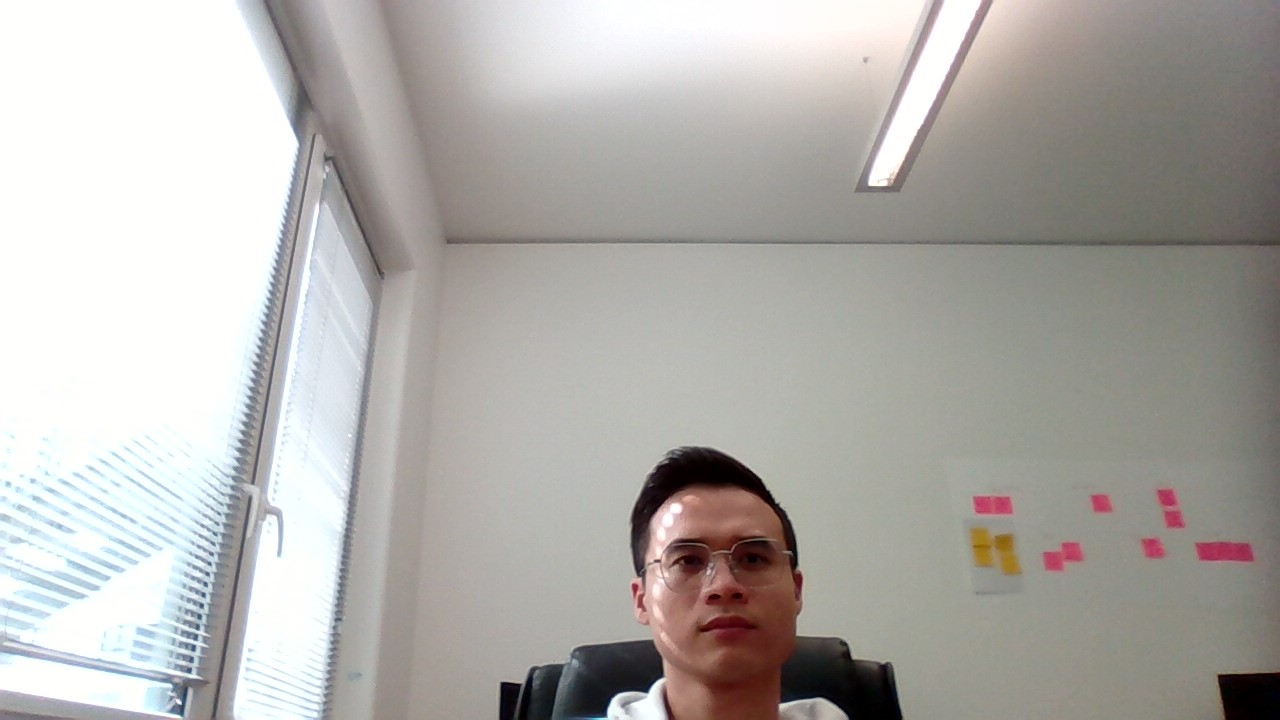
#> input picture ROI_auto_exposure/demo.jpg, 1280 x 720 px
$ python detect_darker_regions.py
#> lines starting #> are read from the running program, lines starting #| are printed output that depends on the picture; after the words box and inside, x2 and y2 are one past the last pixel; in counts of white or black regions, pixels touching at a corner belong together
import cv2
import numpy as np

# Load the image in grayscale
img = cv2.imread('demo.jpg', cv2.IMREAD_GRAYSCALE)
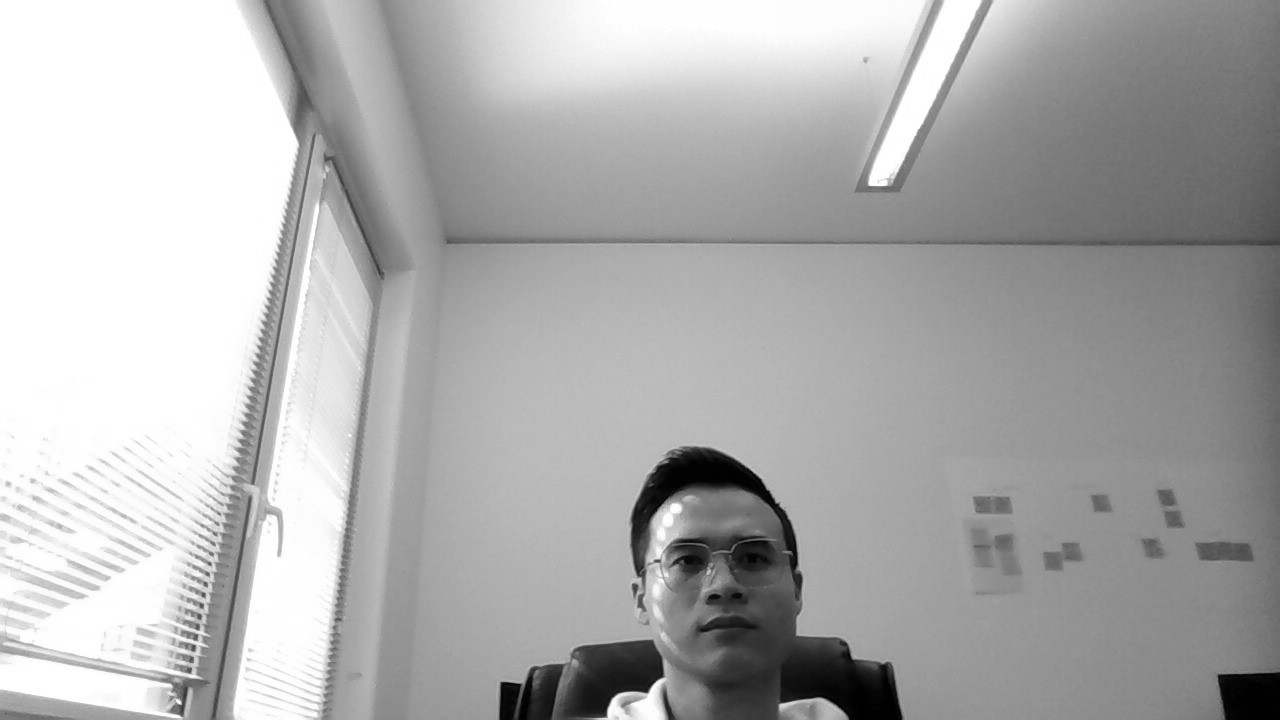
#> img: shape (720, 1280); min 0, max 255, mean 174.7

# Find the pixel with the lowest intensity value
min_intensity = np.min(img)
#> min_intensity = 0
min_intensity_loc = np.argwhere(img == min_intensity)[0]
#> min_intensity_loc = [463, 696]

# Print the location of the darkest spot
print('Darkest spot:', min_intensity_loc)
#| Darkest spot: [463 696]

# Expand the darkest region by creating a mask with a threshold value
ret, mask = cv2.threshold(img, min_intensity + 10, 255, cv2.THRESH_BINARY)
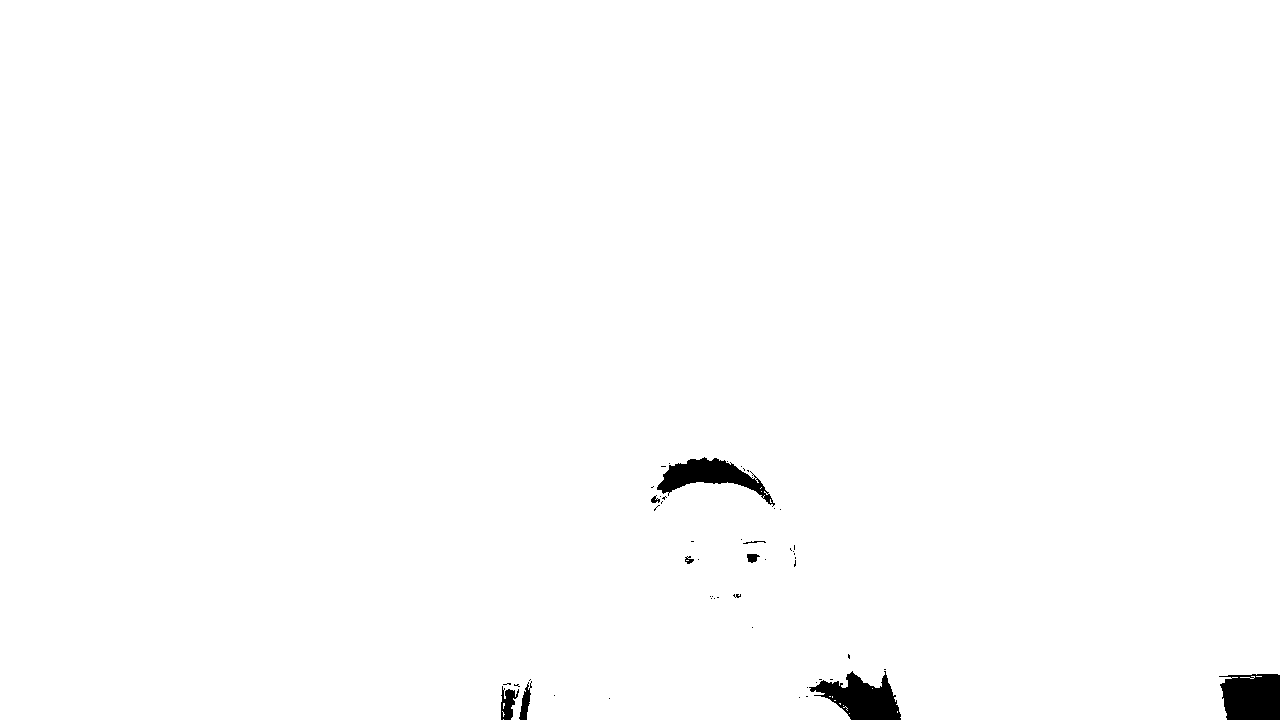
#> mask: shape (720, 1280); 99.1% white; 52 black regions (43 under 20 px), largest, box (x1, y1, x2, y2) and area: (1219, 674, 1280, 720) 2500, (809, 671, 901, 720) 2475, (657, 457, 775, 507) 2163

# Apply morphological operations to the mask to fill in small gaps and remove noise
kernel = cv2.getStructuringElement(cv2.MORPH_ELLIPSE, (5,5))
mask = cv2.morphologyEx(mask, cv2.MORPH_CLOSE, kernel)
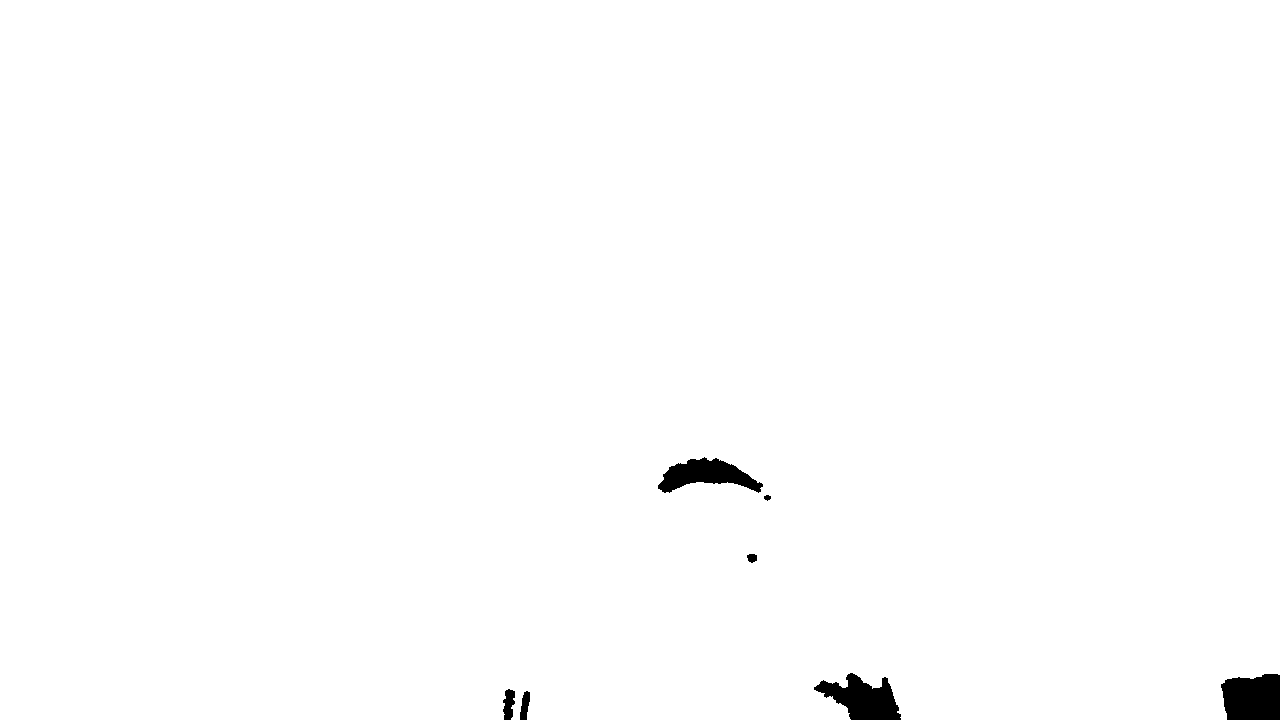
#> mask: shape (720, 1280); 99.2% white; 7 black regions

# Find the contours of the mask
contours, hierarchy = cv2.findContours(mask, cv2.RETR_EXTERNAL, cv2.CHAIN_APPROX_SIMPLE)
#> contours = 1 contour; box (x1, y1, x2, y2) and area: (0, 0, 1280, 720) 914268

# Draw the contours on the original image
img_contours = cv2.drawContours(img, contours, -1, (0,255,0), 2)

# Display the results
cv2.imshow('Original', img)
cv2.imshow('Mask', mask)
cv2.imshow('Contours', img_contours)
cv2.waitKey(0)
cv2.destroyAllWindows()
